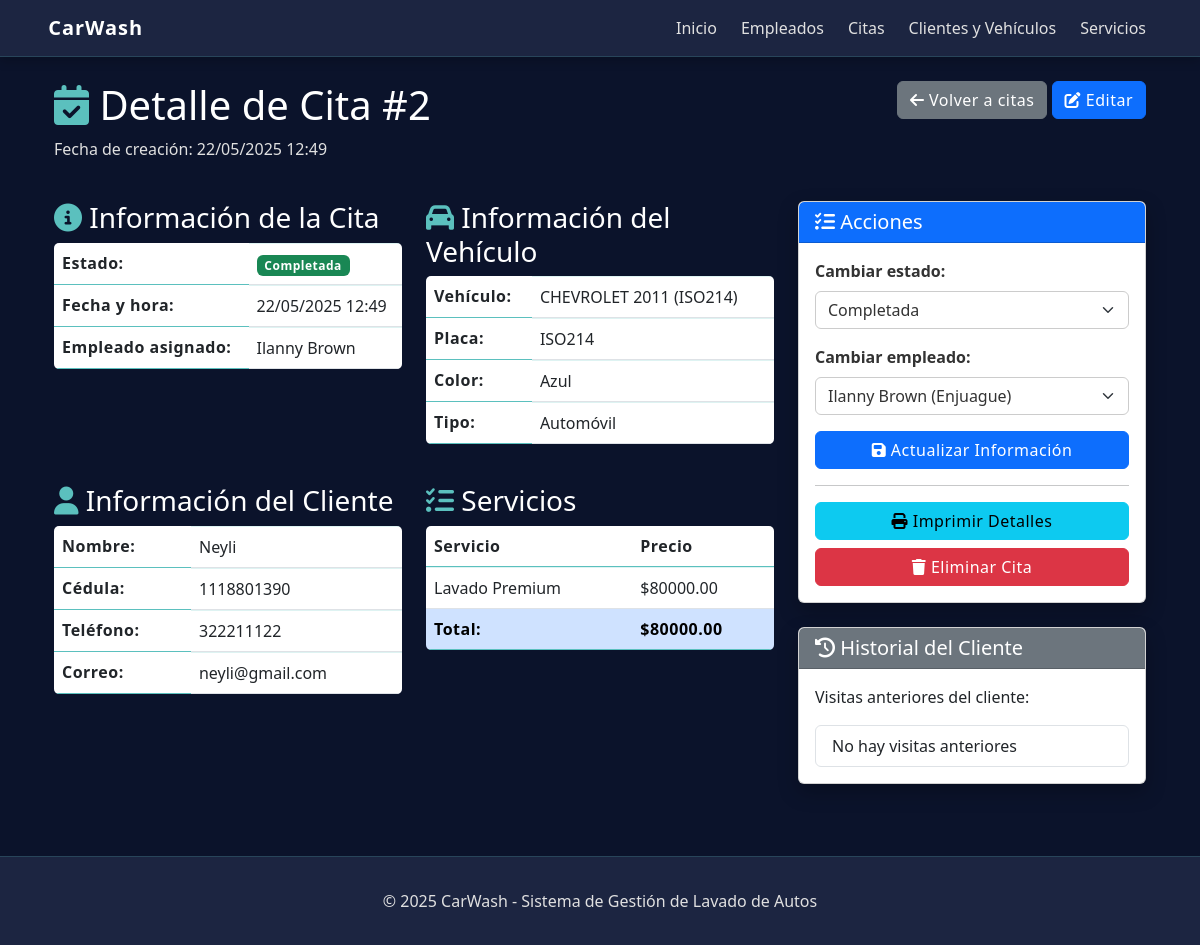
The app's page /citas/detalle/2/ with its own data.
### DbWash/models.py (models this page shows, shortened)
class Cita(models.Model):
    ESTADO_CHOICES = [
        ('Pendiente', 'Pendiente'),
        ('En proceso', 'En proceso'),
        ('Completada', 'Completada'),
        ('Cancelada', 'Cancelada'),
    ]
    vehiculo = models.ForeignKey(Vehiculo, on_delete=models.CASCADE)
    empleado = models.ForeignKey(Empleado, on_delete=models.CASCADE)
    fecha_hora = models.DateTimeField(null=False)
    servicios = models.ManyToManyField(servicio)
    estado = models.CharField(max_length=20, choices=ESTADO_CHOICES, default='Pendiente')
    notas = models.TextField(null=True, blank=True)
    fecha_creacion = models.DateTimeField(default=timezone.now)
    def get_total(self):
        return sum(servicio.precio for servicio in self.servicios.all())

class Empleado(models.Model):
    nombre = models.CharField(max_length=100, null=False)
    telefono = models.CharField(max_length=15, null=False)
    puesto = models.CharField(max_length=50, null=False)
    def __str__(self):
        return self.nombre

class Vehiculo(models.Model):
    cliente = models.ForeignKey(Cliente, on_delete=models.CASCADE)
    placa = models.CharField(max_length=10, null=False)
    marca = models.CharField(max_length=50, null=False)
    modelo = models.CharField(max_length=50, null=False)
    color = models.CharField(max_length=30, null=False)
    tipo = models.CharField(max_length=30, null=False)
    def __str__(self):
        return f"{self.marca} {self.modelo} ({self.placa})"

class Cliente(models.Model):
    nombre = models.CharField(max_length=100, null=False)
    cedula = models.CharField(max_length=15, null=False)
    direccion = models.CharField(max_length=200, null=False)
    telefono = models.CharField(max_length=15, null=False)
    correo = models.EmailField(max_length=100, null=False)

class servicio(models.Model):
    nombre = models.CharField(max_length=100, null=False)
    precio = models.DecimalField(max_digits=10, decimal_places=2, null=False)
    descripcion = models.TextField(null=True, blank=True)

### CarWash/views.py (the view)
# urls.py: path('citas/detalle/<int:cita_id>/', views.cita_detalle, name='cita_detalle'),
def cita_detalle(request, cita_id):
    cita = get_object_or_404(Cita, id=cita_id)
    empleados = Empleado.objects.all()
    servicios = servicio.objects.all()
    context = {
        'cita': cita,
        'empleados': empleados,
        'servicios': servicios
    }
    return render(request, 'cita_detalle.html', context)

### templates/cita_detalle.html (shortened to what this page needs)
{% extends "layouts/base.html" %}
{% block content %}
    <div class="container">
        <div class="row mb-4">
            <div class="col-md-8">
                <h1 class="detail-title" style="color: white !important;">
                    <i class="fas fa-calendar-check" style="color: #5bc0be !important;"></i> Detalle de Cita #{{ cita.id }}
                </h1>
                <p class="detail-subtitle" style="color: #e0e0e0 !important;">
                    Fecha de creación: {{ cita.fecha_hora|date:"d/m/Y H:i" }}
                </p>
            </div>
            <div class="col-md-4 text-end no-print">
                <a href="{% url 'citas' %}" class="btn btn-secondary">
                    <i class="fas fa-arrow-left"></i> Volver a citas
                </a>
                <button class="btn btn-primary" data-bs-toggle="modal" data-bs-target="#editarCitaModal">
                    <i class="fas fa-edit"></i> Editar
                </button>
            </div>
        </div>
        <div class="row">
            <div class="col-lg-8">
                <div class="detail-info mb-4">
                    <div class="row">
                        <div class="col-md-6">
                            <h3 style="color: white !important;"><i class="fas fa-info-circle" style="color: #5bc0be !important;"></i> Información de la Cita</h3>
                            <table class="table">
                                <tr>
                                    <th>Estado:</th>
                                    <td>
                                        {% if cita.estado == 'Completada' %}
                                            <span class="badge bg-success">{{ cita.estado }}</span>
                                        {% elif cita.estado == 'Pendiente' %}
                                            <span class="badge bg-warning text-dark">{{ cita.estado }}</span>
                                        {% elif cita.estado == 'En proceso' %}
                                            <span class="badge bg-info">{{ cita.estado }}</span>
                                        {% elif cita.estado == 'Cancelada' %}
                                            <span class="badge bg-danger">{{ cita.estado }}</span>
                                        {% endif %}
                                    </td>
                                </tr>
                                <tr>
                                    <th>Fecha y hora:</th>
                                    <td>{{ cita.fecha_hora|date:"d/m/Y H:i" }}</td>
                                </tr>
                                <tr>
                                    <th>Empleado asignado:</th>
                                    <td>{{ cita.empleado }}</td>
                                </tr>
                            </table>
                        </div>
                        <div class="col-md-6">
                            <h3 style="color: white !important;"><i class="fas fa-car" style="color: #5bc0be !important;"></i> Información del Vehículo</h3>
                            <table class="table">
                                <tr>
                                    <th>Vehículo:</th>
                                    <td>{{ cita.vehiculo }}</td>
                                </tr>
                                <tr>
                                    <th>Placa:</th>
                                    <td>{{ cita.vehiculo.placa }}</td>
                                </tr>
                                <tr>
                                    <th>Color:</th>
                                    <td>{{ cita.vehiculo.color }}</td>
                                </tr>
                                <tr>
                                    <th>Tipo:</th>
                                    <td>{{ cita.vehiculo.tipo }}</td>
                                </tr>
                            </table>
                        </div>
                    </div>
                    <div class="row mt-4">
                        <div class="col-md-6">
                            <h3 style="color: white !important;"><i class="fas fa-user" style="color: #5bc0be !important;"></i> Información del Cliente</h3>
                            <table class="table">
                                <tr>
                                    <th>Nombre:</th>
                                    <td>{{ cita.vehiculo.cliente.nombre }}</td>
                                </tr>
                                <tr>
                                    <th>Cédula:</th>
                                    <td>{{ cita.vehiculo.cliente.cedula }}</td>
                                </tr>
                                <tr>
                                    <th>Teléfono:</th>
                                    <td>{{ cita.vehiculo.cliente.telefono }}</td>
                                </tr>
                                <tr>
                                    <th>Correo:</th>
                                    <td>{{ cita.vehiculo.cliente.correo }}</td>
                                </tr>
                            </table>
                        </div>
                        <div class="col-md-6">
                            <h3 style="color: white !important;"><i class="fas fa-list-check" style="color: #5bc0be !important;"></i> Servicios</h3>
                            <table class="table">
                                <thead>
                                    <tr>
                                        <th>Servicio</th>
                                        <th>Precio</th>
                                    </tr>
                                </thead>
                                <tbody>
                                    {% for servicio in cita.servicios.all %}
                                        <tr>
                                            <td>{{ servicio.nombre }}</td>
                                            <td>${{ servicio.precio }}</td>
                                        </tr>
                                    {% endfor %}
                                </tbody>
                                <tfoot>
                                    <tr class="table-primary">
                                        <th>Total:</th>
                                        <th>${{ cita.get_total }}</th>
                                    </tr>
                                </tfoot>
                            </table>
                        </div>
                    </div>
                </div>
            </div>
            <div class="col-lg-4">
                <div class="card mb-4 no-print d-print-none">
                    <div class="card-header bg-primary text-white">
                        <h5 class="mb-0"><i class="fas fa-tasks"></i> Acciones</h5>
                    </div>
                    <div class="card-body">
                        <form method="post" action="{% url 'cita_editar' cita.id %}">
                            <div class="mb-3">
                                <label for="estado" class="form-label" style="color: #333333 !important; font-weight: 600;">Cambiar estado:</label>
                                <select name="estado" id="estado" class="form-select" style="color: #333333 !important;">
                                    <option value="Completada" {% if cita.estado == 'Completada' %}selected{% endif %}>Completada</option>
                                </select>
                            </div>
                            <div class="mb-3">
                                <label for="empleado" class="form-label" style="color: #333333 !important; font-weight: 600;">Cambiar empleado:</label>
                                <select name="empleado" id="empleado" class="form-select" style="color: #333333 !important;">
                                    {% for empleado in empleados %}
                                        <option value="{{ empleado.id }}" {% if empleado.id == cita.empleado.id %}selected{% endif %}>
                                            {{ empleado.nombre }} ({{ empleado.puesto }})
                                        </option>
                                    {% endfor %}
                                </select>
                            </div>
                            <button type="submit" class="btn btn-primary btn-block w-100">
                                <i class="fas fa-save"></i> Actualizar Información
                            </button>
                        </form>
                        <hr>
                        <div class="d-grid gap-2">
                            <button class="btn btn-info" onclick="window.print()">
                                <i class="fas fa-print"></i> Imprimir Detalles
                            </button>
                            <button class="btn btn-danger" data-bs-toggle="modal" data-bs-target="#eliminarCitaModal">
                                <i class="fas fa-trash"></i> Eliminar Cita
                            </button>
                        </div>
                    </div>
                </div>
                <div class="card print-hidden">
                    <div class="card-header bg-secondary text-white">
                        <h5 class="mb-0"><i class="fas fa-history"></i> Historial del Cliente</h5>
                    </div>
                    <div class="card-body">
                        <p>Visitas anteriores del cliente:</p>
                        <ul class="list-group">
                            {% for visita in cita.vehiculo.cliente.vehiculo_set.cita_set.all|dictsortreversed:"fecha_hora"|slice:":5" %}
                                {% if visita.id != cita.id %}
                                    <li class="list-group-item">
                                        <a href="{% url 'cita_detalle' visita.id %}" class="no-print">
                                            {{ visita.fecha_hora|date:"d/m/Y" }} - {{ visita.vehiculo }}
                                        </a>
                                        <span class="print-only">{{ visita.fecha_hora|date:"d/m/Y" }} - {{ visita.vehiculo }}</span>
                                        <span class="badge bg-{% if visita.estado == 'Completada' %}success{% elif visita.estado == 'Pendiente' %}warning{% elif visita.estado == 'Cancelada' %}danger{% else %}info{% endif %} float-end">
                                            {{ visita.estado }}
                                        </span>
                                    </li>
                                {% endif %}
                            {% empty %}
                                <li class="list-group-item">No hay visitas anteriores</li>
                            {% endfor %}
                        </ul>
                    </div>
                </div>
            </div>
        </div>
    </div>
{% endblock %}

### records on screen
Cita: id "2", fecha_hora "22/05/2025 12:49", estado "Completada", empleado "Ilanny Brown", vehiculo "CHEVROLET 2011 (ISO214)", vehiculo.placa "ISO214", vehiculo.color "Azul", vehiculo.tipo "Automóvil", vehiculo.cliente.nombre "Neyli", vehiculo.cliente.cedula "1118801390", vehiculo.cliente.telefono "322211122", vehiculo.cliente.correo "neyli@gmail.com", get_total "80000.00", empleado "Ilanny Brown (Enjuague)"
servicio: nombre "Lavado Premium", precio "80000.00"
